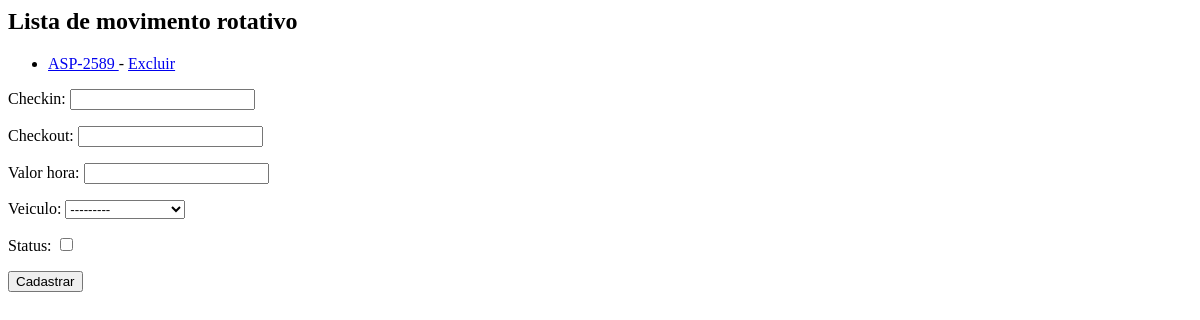
The page /core/mov-rotativos/ on the database as committed earlier.
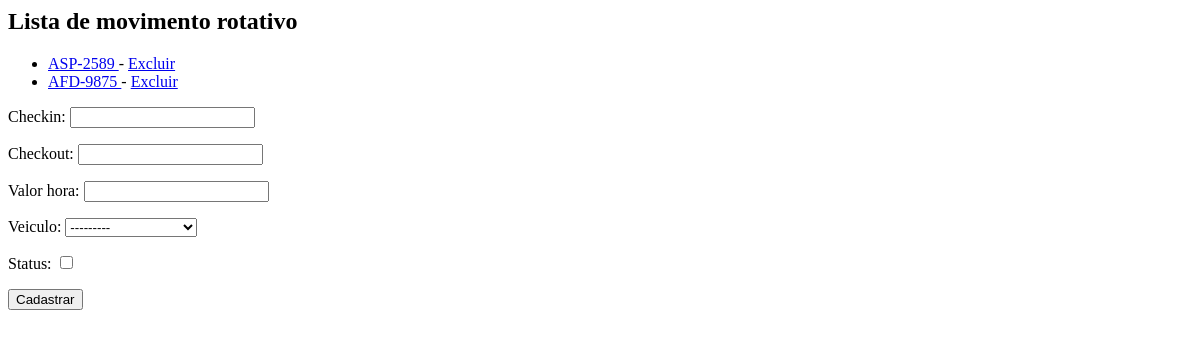
The same page on the database as committed later.
### core/models.py (models this page shows, shortened)
class MovRotativo(models.Model):
    checkin = models.DateTimeField(auto_now=False)
    checkout = models.DateTimeField(auto_now=False, null=True, blank=True)
    valor_hora = models.DecimalField(max_digits=5, decimal_places=2)
    veiculo = models.ForeignKey(Veiculo, on_delete=models.CASCADE)
    status = models.BooleanField(default=False)
    def __str__(self):
        return self.veiculo.placa

class Veiculo(models.Model):
    proprietario = models.ForeignKey(Pessoa, on_delete=models.CASCADE)
    marca = models.ForeignKey(Marca, on_delete=models.CASCADE)
    modelo = models.CharField(max_length=60)
    placa = models.CharField(max_length=8)
    cor = models.CharField(max_length=20)
    observacoes = models.TextField('Observações', null=True, blank=True)
    def __str__(self):
        return self.modelo + ' '+ self.placa

### core/views.py (the view)
# urls.py: path('mov-rotativos/', views.lista_movrotativos, name='lista_movrotativos'),
def lista_movrotativos(request):
    mov_rots = models.MovRotativo.objects.all()
    form = forms.MovRotativoForm()
    context_data = {'mov_rots':mov_rots, 'form':form}
    return render(request, 'core/listar_mov_rot.html', context_data)

### core/forms.py
class MovRotativoForm(forms.ModelForm):
    class Meta:
        fields = ('__all__')
        model = models.MovRotativo

### core/templates/core/listar_mov_rot.html (shortened to what this page needs)
<h2>Lista de movimento rotativo</h2>
<ul>
    {% for rotativo in mov_rots %}
        <li> <a href="{% url 'core:movrotativo_update' rotativo.id %}"> {{rotativo}} </a> -
            <a href="{% url 'core:movrotativo_delete' rotativo.id %}">Excluir</a> </li>
    {% endfor %}
</ul>
<form action="{% url 'core:movrotativo_novo' %}" method="post">
    {{form.as_p}}
    <input type="submit" value="Cadastrar">
</form>

Rows that differ between the two databases and show on the page:
added MovRotativo: veiculo.placa "AFD-9875"
